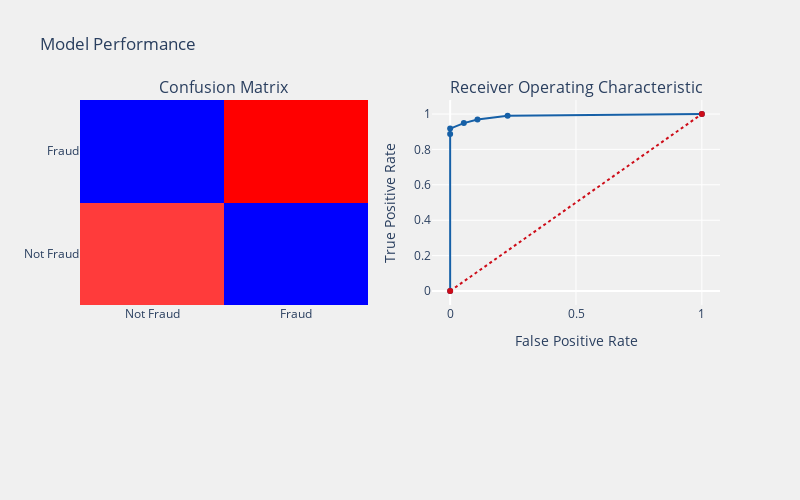

Source (notebook cell):
### Code cell
knn2 = KNeighborsClassifier(n_neighbors=5)
fraud_detection_model_evaluation(knn2, X_train, X_test, y_train, y_test, "None", threshold_plot=True)

### Figure 1 — Plotly figure (JSON) as saved in the notebook; plotly's stock layout.template omitted (floating-point values rounded to 4 significant figures)
{"data": [{"colorscale": [[0, "rgb(0,0,255)"], [0.1, "rgb(51,153,255)"], [0.2, "rgb(102,204,255)"], [0.3, "rgb(153,204,255)"], [0.4, "rgb(204,204,255)"], [0.5, "rgb(255,255,255)"], [0.6, "rgb(255,204,255)"], [0.7, "rgb(255,153,255)"], [0.8, "rgb(255,102,204)"], [0.9, "rgb(255,102,102)"], [1, "rgb(255,0,0)"]], "name": "Confusion matrix", "showscale": false, "type": "heatmap", "x": ["Not Fraud", "Fraud"], "xaxis": "x", "y": ["Not Fraud", "Fraud"], "yaxis": "y", "z": [[87, 5], [5, 92]]}, {"line": {"color": "rgb(22, 96, 167)", "width": 2}, "name": "ROC Curve (AUC = 0.99)", "type": "scatter", "x": [0, 0, 0, 0.05435, 0.1087, 0.2283, 1], "xaxis": "x2", "y": [0, 0.8866, 0.9175, 0.9485, 0.9691, 0.9897, 1], "yaxis": "y2"}, {"line": {"color": "rgb(205, 12, 24)", "dash": "dot", "width": 2}, "type": "scatter", "x": [0, 1], "xaxis": "x2", "y": [0, 1], "yaxis": "y2"}], "layout": {"annotations": [{"font": {"size": 16}, "showarrow": false, "text": "Confusion Matrix", "x": 0.225, "xanchor": "center", "xref": "paper", "y": 1, "yanchor": "bottom", "yref": "paper"}, {"font": {"size": 16}, "showarrow": false, "text": "Receiver Operating Characteristic", "x": 0.775, "xanchor": "center", "xref": "paper", "y": 1, "yanchor": "bottom", "yref": "paper"}], "autosize": false, "height": 500, "margin": {"b": 195}, "paper_bgcolor": "rgba(240, 240, 240, 0.95)", "plot_bgcolor": "rgba(240, 240, 240, 0.95)", "showlegend": false, "title": {"text": "Model Performance"}, "width": 800, "xaxis": {"anchor": "y", "domain": [0, 0.45]}, "xaxis2": {"anchor": "y2", "domain": [0.55, 1], "title": {"text": "False Positive Rate"}}, "yaxis": {"anchor": "x", "domain": [0, 1]}, "yaxis2": {"anchor": "x2", "domain": [0, 1], "title": {"text": "True Positive Rate"}}}}
